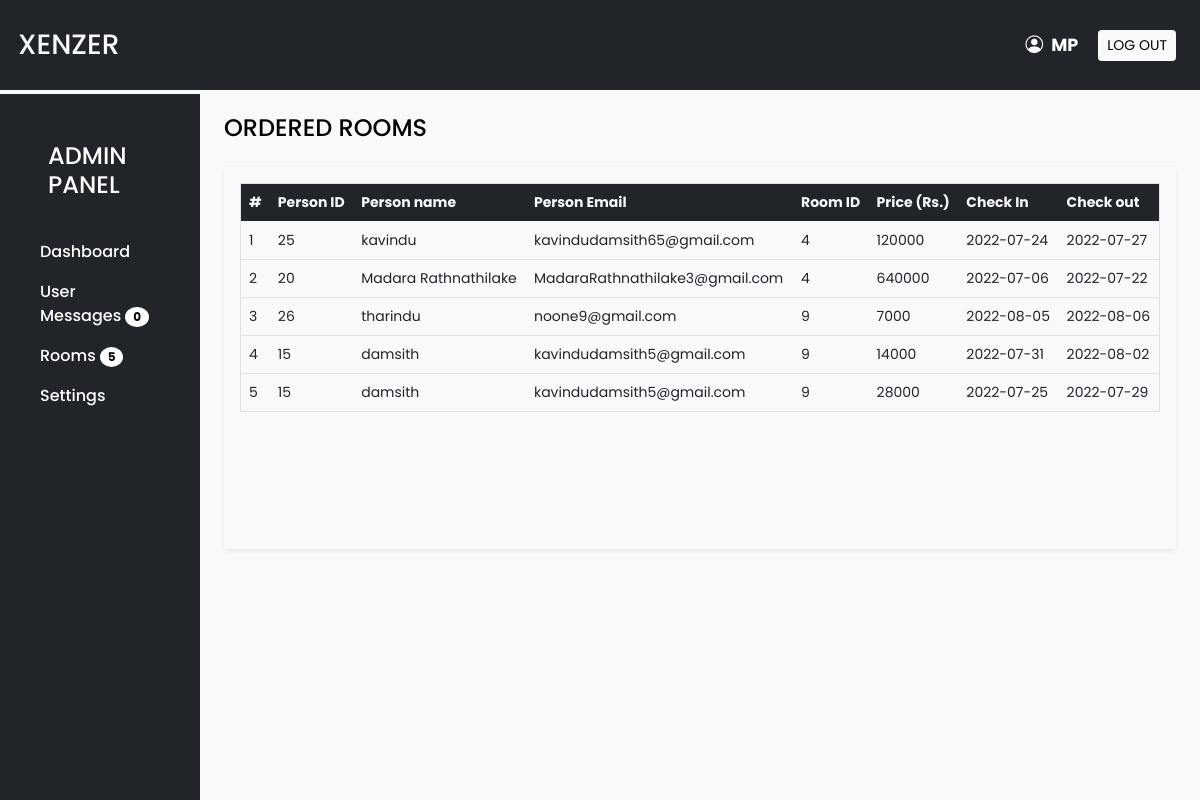
The page /admin/rooms.php (signed in) on the database its author committed.
### tables this page shows
CREATE TABLE `room_4` (
  `orderId` int(10) NOT NULL,
  `userId` int(10) NOT NULL,
  `checkIn` date NOT NULL,
  `checkOut` date NOT NULL
);

CREATE TABLE `user_details` (
  `userID` int(13) NOT NULL,
  `userName` varchar(100) NOT NULL,
  `email` varchar(100) NOT NULL,
  `phoneNumber` varchar(12) NOT NULL,
  `address` varchar(100) NOT NULL,
  `pinCode` int(10) NOT NULL,
  `password` varchar(50) NOT NULL,
  `dateOfBirth` date NOT NULL
);

CREATE TABLE `single_room` (
  `roomId` int(11) NOT NULL,
  `singleRoom` text NOT NULL
);

CREATE TABLE `rooms` (
  `roomId` int(10) NOT NULL,
  `name` varchar(100) NOT NULL,
  `image` varchar(200) NOT NULL,
  `price` int(15) NOT NULL,
  `adults` int(10) NOT NULL,
  `childers` int(10) NOT NULL,
  `fetures` varchar(100) NOT NULL,
  `facilites` varchar(100) NOT NULL,
  `rating` int(4) NOT NULL,
  `description` varchar(800) NOT NULL
);

CREATE TABLE `room_9` (
  `orderId` int(10) NOT NULL,
  `userId` int(10) NOT NULL,
  `checkIn` date NOT NULL,
  `checkOut` date NOT NULL
);

### admin/rooms.php (the view, shortened to what this page needs)
<?php
require('Inc/db_config.php');
?>
<!DOCTYPE html>
<html lang="en">
<head>
    <link rel="stylesheet" href="./CSS/Style.css">
    <?php
    require('Inc/links.php');
    ?>
</head>
<body class="bg-light">
    <?php
    require('Inc/header.php');
    ?>
    <div class="container-fluid" id="main-contain">
        <div class="row">
            <div class="col-lg-10 ms-auto p-4 overflow-hidden">
                <h4 class="mb-4">ORDERED ROOMS</h4>
                <div class="class border-0 shadow-sm mb-4">
                    <div class="card-body">
                        <div class="table-responsive-md" style="height: 350px; overflow-y:scroll;">
                            <table class="table table-hover border">
                                <thead>
                                    <tr class="bg-dark text-light">
                                        <th scope="col">#</th>
                                        <th scope="col">Person ID</th>
                                        <th scope="col">Person name</th>
                                        <th scope="col">Person Email</th>
                                        <th scope="col">Room ID</th>
                                        <th scope="col">Price (Rs.)</th>
                                        <th scope="col">Check In</th>
                                        <th scope="col">Check out</th>
                                    </tr>
                                </thead>
                                <tbody id="room-data">
                                    <?php
                                    $q_ordered_rooms = 'SELECT roomId FROM single_room';
                                    $data_ordered_rooms = mysqli_query($con,$q_ordered_rooms);
                                    $i=1;
                                    $current_date = date('Y-m-d');
                                    while($room_ordered = $data_ordered_rooms->fetch_assoc()){
                                        $no = $room_ordered['roomId'];
                                        $roomId = 'room_'.$no;
                                        $q_room = 'SELECT * FROM '.$roomId.' WHERE checkOut>"'.$current_date.'" ORDER BY orderId DESC';
                                        $q_user = 'SELECT * FROM user_details';
                                        $q_detail_room = 'SELECT * FROM rooms';
                                       if( $data_room = mysqli_query($con,$q_room)){
                                        while($room_table_arr = $data_room->fetch_assoc()){
                                        $data_user = mysqli_query($con,$q_user);
                                        $data_detail_room = mysqli_query($con,$q_detail_room);
                                        $userId = $room_table_arr['userId'];
                                        $checkout = $room_table_arr['checkOut'];
                                        $checkin = $room_table_arr['checkIn'];
                                        $start = strtotime($checkin);
                                        $end = strtotime($checkout);
                                        $date_difference = ($end-$start)/60/60/24;
                                    if ($current_date <= $checkout){
                                        if (mysqli_num_rows($data_user) > 0){
                                            while($row_user = $data_user->fetch_assoc()){
                                                if($row_user['userID'] == $userId){
                                                    $username = $row_user['userName'];
                                                    $email = $row_user['email'];
                                                }
                                                }
                                            }
                                            if (mysqli_num_rows($data_detail_room) > 0){
                                                while($row_deatil_room = $data_detail_room->fetch_assoc()){
                                                    if($row_deatil_room['roomId'] == $no){
                                                        $price = $row_deatil_room['price'] * $date_difference;
                                                    }
                                                    }
                                                }
                                        }
                                        if($current_date <= $checkout){
                                            echo<<<query
                                                <tr>
                                                    <td>$i</td>
                                                    <td>$userId</td>
                                                    <td>$username</td>
                                                    <td>$email</td>
                                                    <td>$no</td>
                                                    <td>$price</td>
                                                    <td>$checkin</td>
                                                    <td>$checkout</td>
                                                </tr>
                                            query;
                                            $i = $i + 1;
                                        }
                                       }
                                    }
                                    }
                                     ?>
                                </tbody>
                            </table>
                        </div>
                    </div>
                </div>
            </div>
        </div>
</body>
</html>

### admin/Inc/links.php (shortened to what this page needs)
<link
      href="https://cdn.jsdelivr.net/npm/bootstrap@5.0.2/dist/css/bootstrap.min.css"
      rel="stylesheet"
    />
     <link rel="stylesheet" href="./CSS/Style.css" />
    <link rel="stylesheet" type="text/css" href="https://cdnjs.cloudflare.com/ajax/libs/font-awesome/5.15.1/css/all.min.css">
    <link rel="stylesheet" href="https://cdn.jsdelivr.net/npm/bootstrap-icons@1.8.3/font/bootstrap-icons.css">
    <link rel="stylesheet" href="https://cdnjs.cloudflare.com/ajax/libs/OwlCarousel2/2.3.4/assets/owl.carousel.min.css" />
    <link rel="stylesheet" href="https://use.fontawesome.com/releases/v5.15.4/css/solid.css"/>
    <link rel="stylesheet" href="https://use.fontawesome.com/releases/v5.15.4/css/fontawesome.css"/>

### admin/Inc/header.php (shortened to what this page needs)
<!DOCTYPE html>
<html lang="en">
<head>
    <link rel="stylesheet" href="./CSS/dbdstyle.css">
<body>
    <div
        class="container-fluid bg-dark text-light p-2 d-flex align-items-center justify-content-between sticky-top">
        <h3 class="mb-0" style="margin-left:10px">XENZER</h3>
        <div class="user-wrapper p-3 d-flex align-items-center justify-content-between sticky-top">
            <div class="admin-icon" id="navbarSupportedContent">
                <ul class="navbar-nav ms-auto mb-2 mb-lg-0">
                    <li class="nav-item admin-name-circle">
                        <a class="nav-link admin-name second-text fw-bold" href="settings.php" id="navbarDropdown"
                            role="button">
                            <i class="bi bi-person-circle me-2"></i><span id="admin_name">Malitha Prabhashana</span>
                        </a>
                    </li>
                </ul>
            </div>
            <a href="logout.php" class="logout btn btn-light btn-sm">LOG OUT</a>
        </div>
    </div>
    <div class=" col-lg-2 bg-dark text-white  p-4 border-top border-4 border-light" id="dashboard-menu">
        <div class="bg-dark p-4">
            <h4>ADMIN PANEL</h4>
        </div>
        <ul class="nav flex-column">
            <li class="nav-item ">
                <a class="nav-link  text-white" aria-current="page" href="dashbord.php">Dashboard</a>
            </li>
            <li class="nav-item ">
                <a class="nav-link  text-white" href="user-queries.php">User Messages
                    <?php
                 $data = mysqli_query($con,"SELECT COUNT(id) as count FROM user_queries WHERE seen=0");
                 $unReadMessages=($count = mysqli_fetch_assoc($data))?$count['count']:'0';
                 ?>
                    <spa class="badge badge-secondary unread" id="unread"> <?php echo $unReadMessages?></span>
                </a>
            </li>
            <li class="nav-item ">
                <?php
                    $Q_ordered_rooms = 'SELECT roomId FROM single_room';
                    $Data_ordered_rooms = mysqli_query($con,$Q_ordered_rooms);
                    $current_date = date('Y-m-d');
                    $roomCount=0;
                    while($room_ordered = $Data_ordered_rooms->fetch_assoc()){
                        $no = $room_ordered['roomId'];
                        $roomId = 'room_'.$no;
                        $users = mysqli_query($con,'SELECT * FROM '.$roomId.' WHERE checkOut>"'.$current_date.'"');
                        $roomCount+=mysqli_num_rows($users);
                    }
                ?>
                <a class="nav-link  text-white" href="rooms.php">Rooms
                <spa class="badge badge-secondary unread" id="unread"><?php echo $roomCount?></span>
                </a>
            </li>
            <li class="nav-item">
                <a class="nav-link text-white" href="settings.php" tabindex="-1" aria-disabled="true">Settings</a>
            </li>
        </ul>
    </div>
</body>
</html>

### admin/CSS/Style.css (style rules this page uses)
* { font-family: "Lato", sans-serif; font-family: "Poppins", sans-serif; margin: 0; padding: 0; box-sizing: border-box; list-style: none; text-decoration: none; scroll-padding-top: 2rem; scroll-behavior: smooth; }
.navbar-nav { display: flex; column-gap: 5rem; }
.nav-item { position: relative; }
.nav-item { font-size: 1rem; font-weight: 500; color: #090b0c; }
.nav-link { font-size: 1rem; font-weight: 500; color: #090b0c; }
.nav-item a::after { content: ""; width: 0%; height: 2px; background: #fefefe; position: absolute; bottom: 3px; left: 0; transition: 0.4s; }
html, body { position: relative; height: 100%; }
body { background: #eee; font-family: Helvetica Neue, Helvetica, Arial, sans-serif; font-size: 14px; color: #000; margin: 0; padding: 0; }
#dashboard-menu { position: fixed; height: 100%; }

### admin/CSS/dbdstyle.css (style rules this page uses)
.admin-icon { margin-right: 20px; }
.admin-name { color: #fff; font-size: 110%; }
.unread { background-color: #ffffff; border-radius: 50%; color: #000000; }
i { border-radius: 8px; }

### rows shown on the page
single_room: roomId "4"
room_4: userId "25", userId.userName "kavindu", userId.email "kavindudamsith65@gmail.com", price "120000", checkIn "2022-07-24", checkOut "2022-07-27"
room_4: userId "20", userId.userName "Madara Rathnathilake", userId.email "MadaraRathnathilake3@gmail.com", price "640000", checkIn "2022-07-06", checkOut "2022-07-22"
single_room: roomId "9"
room_9: userId "26", userId.userName "tharindu", userId.email "noone9@gmail.com", rooms.price "7000", checkIn "2022-08-05", checkOut "2022-08-06"
room_9: userId "15", userId.userName "damsith", userId.email "kavindudamsith5@gmail.com", price "14000", checkIn "2022-07-31", checkOut "2022-08-02"
room_9: userId "15", userId.userName "damsith", userId.email "kavindudamsith5@gmail.com", price "28000", checkIn "2022-07-25", checkOut "2022-07-29"

### other values the page prints
$unReadMessages "0"
$roomCount "5"
